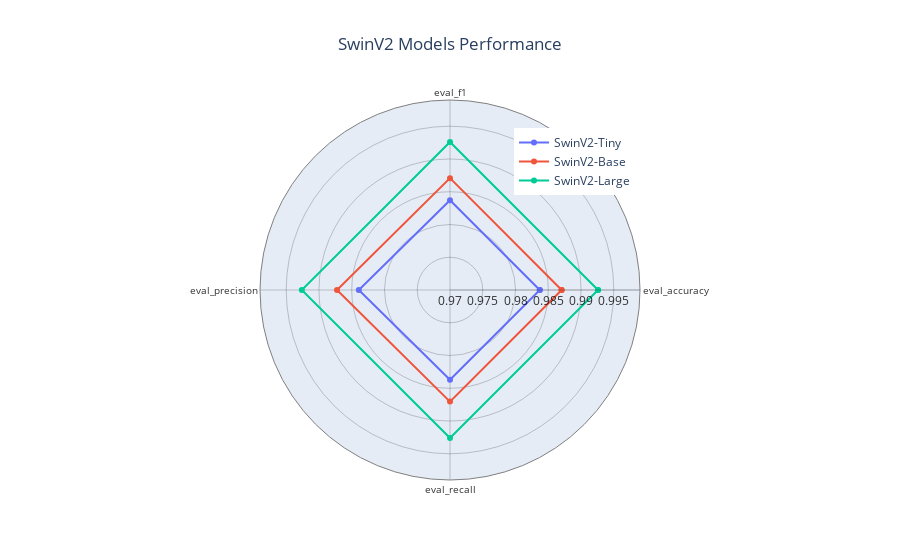

Notebook source saved alongside this figure:
### Markdown cell above
### 2.1. SwinV2 <a name="swinv2"></a>

### Code cell
# Ajustamos los datos para el chart.
swinv2_tiny_metrics['Model'] = 'SwinV2-Tiny'
swinv2_base_metrics['Model'] = 'SwinV2-Base'
swinv2_large_metrics['Model'] = 'SwinV2-Large'
df = pd.concat([swinv2_tiny_metrics, swinv2_base_metrics, swinv2_large_metrics], ignore_index=True)
metrics = ['eval_accuracy', 'eval_f1', 'eval_precision', 'eval_recall']

plot_radar_chart(df, metrics, title='SwinV2 Models Performance', filename="swinv2_models_performance", range_values=[0.97, 0.999])

### Figure 1 — Plotly figure (JSON) as saved in the notebook; plotly's stock layout.template omitted (floating-point values rounded to 4 significant figures)
{"data": [{"name": "SwinV2-Tiny", "r": [0.9837, 0.9837, 0.9839, 0.9837, 0.9837], "theta": ["eval_accuracy", "eval_f1", "eval_precision", "eval_recall", "eval_accuracy"], "type": "scatterpolar"}, {"name": "SwinV2-Base", "r": [0.987, 0.9871, 0.9872, 0.987, 0.987], "theta": ["eval_accuracy", "eval_f1", "eval_precision", "eval_recall", "eval_accuracy"], "type": "scatterpolar"}, {"name": "SwinV2-Large", "r": [0.9926, 0.9926, 0.9926, 0.9926, 0.9926], "theta": ["eval_accuracy", "eval_f1", "eval_precision", "eval_recall", "eval_accuracy"], "type": "scatterpolar"}], "layout": {"legend": {"orientation": "v", "x": 0.75, "xanchor": "right", "y": 0.75, "yanchor": "bottom"}, "polar": {"angularaxis": {"gridcolor": "rgba(0, 0, 0, 0.2)", "linecolor": "gray", "linewidth": 1, "tickfont": {"color": "rgba(0, 0, 0, 0.8)", "size": 10}, "ticklen": 10}, "radialaxis": {"gridcolor": "rgba(0, 0, 0, 0.2)", "linecolor": "rgba(0, 0, 0, 0.2)", "range": [0.97, 0.999], "tickfont": {"color": "rgba(0, 0, 0, 0.8)"}, "visible": true}}, "title": {"text": "SwinV2 Models Performance", "x": 0.5}}}
